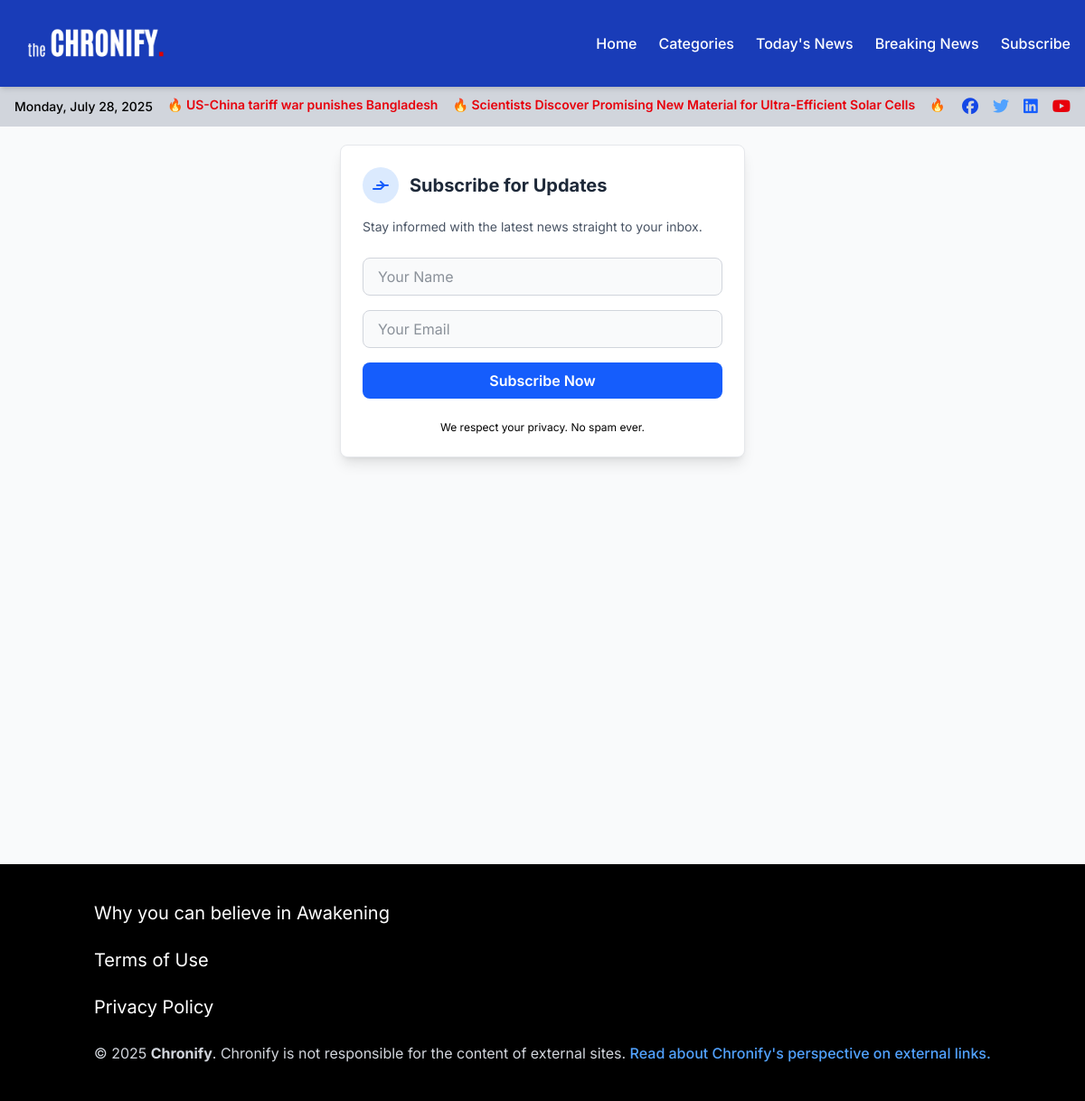
The app's page /subscribe/ with its own data.
### home/models.py (models this page shows, shortened)
class News(models.Model):
    section = models.ForeignKey(NavbarItem, on_delete=models.CASCADE, blank=True, null=True)
    category = models.ManyToManyField(Category, blank=True)
    top_sub_title = models.CharField(max_length=500, blank=True, null=True)
    title = models.CharField(max_length=500, blank=True, null=True)
    sub_title = models.CharField(max_length=500, blank=True, null=True)
    sub_content = models.TextField(max_length=1000, blank=True, null=True)
    news_content = RichTextField(blank=True, null=True, config_name='custom_config')
    heading_image = models.ImageField(
        upload_to="news/",
        blank=True,
        null=True,
        validators=[validate_image]
    )
    heading_image_title = models.CharField(max_length=500, blank=True, null=True)
    main_image = models.ImageField(
        upload_to="news/",
        blank=True,
        null=True,
        validators=[validate_image]
    )
    main_image_title = models.CharField(max_length=500, blank=True, null=True)
    created_at = models.DateTimeField(auto_now_add=True)
    updated_at = models.DateTimeField(auto_now=True)
    created_by = models.ForeignKey(settings.AUTH_USER_MODEL, on_delete= models.SET_NULL, related_name="+", null=True, blank=True)
    updated_by = models.ForeignKey(settings.AUTH_USER_MODEL, on_delete= models.SET_NULL, related_name="+", null=True, blank=True)
    class Meta:
        verbose_name_plural = "News"
        ordering = ['-created_at']

### home/views.py (the view, shortened to what this page needs)
# urls.py: path('subscribe/', views.subscribe_form, name='subscribe'),
def subscribe_form(request):
    return render(request, "pages/subscribe.html")

### home/context_processors.py (called while the page is built)
def default(request):
    site_info = SiteInfo.objects.first()
    navbar_item = NavbarItem.objects.filter(is_active=True).order_by('position')
    default_pages = Default_pages.objects.all()
    current_date = datetime.now()
    bangla_date = f"{convert_to_bangla_number(current_date.day)}"
    return {
        'site_info': site_info,
        'navbar_item': navbar_item,
        'default_pages': default_pages,
        'bangla_date':bangla_date,
        'current_date': current_date,
    }

def top_headline_context(request):
    top_heading = News.objects.filter(category__name='Breaking News').order_by('-created_at')[:5]
    return {'top_heading': top_heading}

### home/templatetags/bangla_filters.py (called while the page is built)
def convert_to_bangla_number(number):
    bangla_digits = {
        '0': '০', '1': '১', '2': '২', '3': '৩', '4': '৪',
        '5': '৫', '6': '৬', '7': '৭', '8': '৮', '9': '৯'
    }
    return ''.join(bangla_digits.get(char, char) for char in str(number))

### templates/pages/subscribe.html (shortened to what this page needs)
{% extends "base.html" %}
{% load custom_filters %}
{% load bangla_filters %}
{% load static %}
{% block content %}
<section class="bg-gray-50 min-h-screen pt-4 pb-3">
  <div class="flex justify-center">
    <div class="w-full max-w-md mt-3">
      <div class="bg-white border border-gray-200 rounded-lg shadow-lg p-6 md:p-8">
        <div class="flex items-center mb-4 space-x-3">
          <div class="bg-blue-100 text-blue-600 p-2 rounded-full">
            <svg class="w-6 h-6" fill="none" stroke="currentColor" stroke-width="2" viewBox="0 0 24 24">
              <path stroke-linecap="round" stroke-linejoin="round"
                d="M16 12H8m8 0l-4-4m4 4l-4 4m0 0H4m4-4h12"></path>
            </svg>
          </div>
          <h2 class="text-xl font-bold text-gray-800">Subscribe for Updates</h2>
        </div>
        <p class="text-sm text-gray-600 mb-6">
          Stay informed with the latest news straight to your inbox.
        </p>
        <form action="/subscribe/" method="POST" class="space-y-4">
          <input type="text" name="name" placeholder="Your Name"
            class="w-full px-4 py-2 bg-gray-50 border border-gray-300 text-gray-800 rounded-lg focus:outline-none focus:ring-2 focus:ring-blue-500"
            required />
          <input type="email" name="email" placeholder="Your Email"
            class="w-full px-4 py-2 bg-gray-50 border border-gray-300 text-gray-800 rounded-lg focus:outline-none focus:ring-2 focus:ring-blue-500"
            required />
          <button type="submit"
            class="w-full bg-blue-600 hover:bg-blue-700 text-white font-semibold py-2 rounded-lg transition duration-300">
            Subscribe Now
          </button>
        </form>
        <p class="text-xs text-gray-400 text-center mt-6">
          We respect your privacy. No spam ever.
        </p>
      </div>
    </div>
  </div>
</section>
{% endblock content %}

### templates/header.html (shortened to what this page needs)
{% load static %}
<nav class="bg-blue-800 shadow-md sticky py-2 top-0 z-50">
    <div class="max-w-7xl mx-auto px-4 py-4 flex justify-between items-center">
        <div>
        <a href="{% url 'home' %}" class="">
           <img src="/media/logo/logo.png" alt="Chronify Logo"
                     class="h-12 w-auto object-contain" />
        </a>
        </div>
        <div class="hidden md:flex space-x-6 text-white font-medium">
            <a href="{% url 'home' %}" class="hover:text-blue-200 transition-colors duration-300 hover:underline underline-offset-4">Home</a>
             <a href="{% url 'news_by_cat' %}" class="hover:text-blue-200 transition-colors duration-300 hover:underline underline-offset-4">Categories</a>
            <a href="{% url 'today_news' %}" class="hover:text-blue-200 transition-colors duration-300 hover:underline underline-offset-4">Today's News</a>
            <a href="{% url 'breaking_news' %}" class="hover:text-blue-200 transition-colors duration-300 hover:underline underline-offset-4">Breaking News</a>
            <a href="{% url 'subscribe_form' %}" class="hover:text-blue-200 transition-colors duration-300 hover:underline underline-offset-4">Subscribe</a>
        </div>
    </div>
</nav>
<div class="bg-gray-300 py-2 text-sm">
  <div class="max-w-7xl mx-auto px-4">
    <div class="flex flex-col md:flex-row items-center justify-between gap-4">
      <div class="flex flex-1 items-center gap-4 overflow-hidden">
        <div id="datetime" class="text-black font-medium whitespace-nowrap shrink-0"></div>
        <div class="relative flex-1 h-6 overflow-hidden">
          <div
            id="top-news"
            class="flex gap-10 text-red-600 font-semibold whitespace-nowrap animate-marquee hover:[animation-play-state:paused]"
          >
            <div class="flex gap-10">
              {% for heading in top_heading %}
              <div class="mr-4">
                🔥 <a href="{% url 'news_details' heading.pk %}" class="hover:underline">{{ heading.title }}</a>
              </div>
              {% endfor %}
            </div>
          </div>
        </div>
      </div>
      <div class="flex items-center justify-end sm:justify-center gap-4 shrink-0 w-full md:w-auto">
        <a href="https://www.facebook.com/thechronify" target="_blank" class="text-blue-700 text-lg hover:text-blue-800 transition"><i class="fab fa-facebook"></i></a>
        <a href="#" class="text-blue-400 text-lg hover:text-blue-500 transition"><i class="fab fa-twitter"></i></a>
        <a href="#" class="text-blue-600 text-lg hover:text-blue-700 transition"><i class="fab fa-linkedin"></i></a>
        <a href="#" class="text-red-600 text-lg hover:text-red-700 transition"><i class="fab fa-youtube"></i></a>
      </div>
    </div>
  </div>
</div>

### templates/base.html (style rules this page uses)
body { font-family: 'Inter', sans-serif; }
.animate-marquee { animation: marquee 20s linear infinite; }

### records on screen
News: title "US-China tariff war punishes Bangladesh"
News: title "Scientists Discover Promising New Material for Ultra-Efficient Solar Cells"
